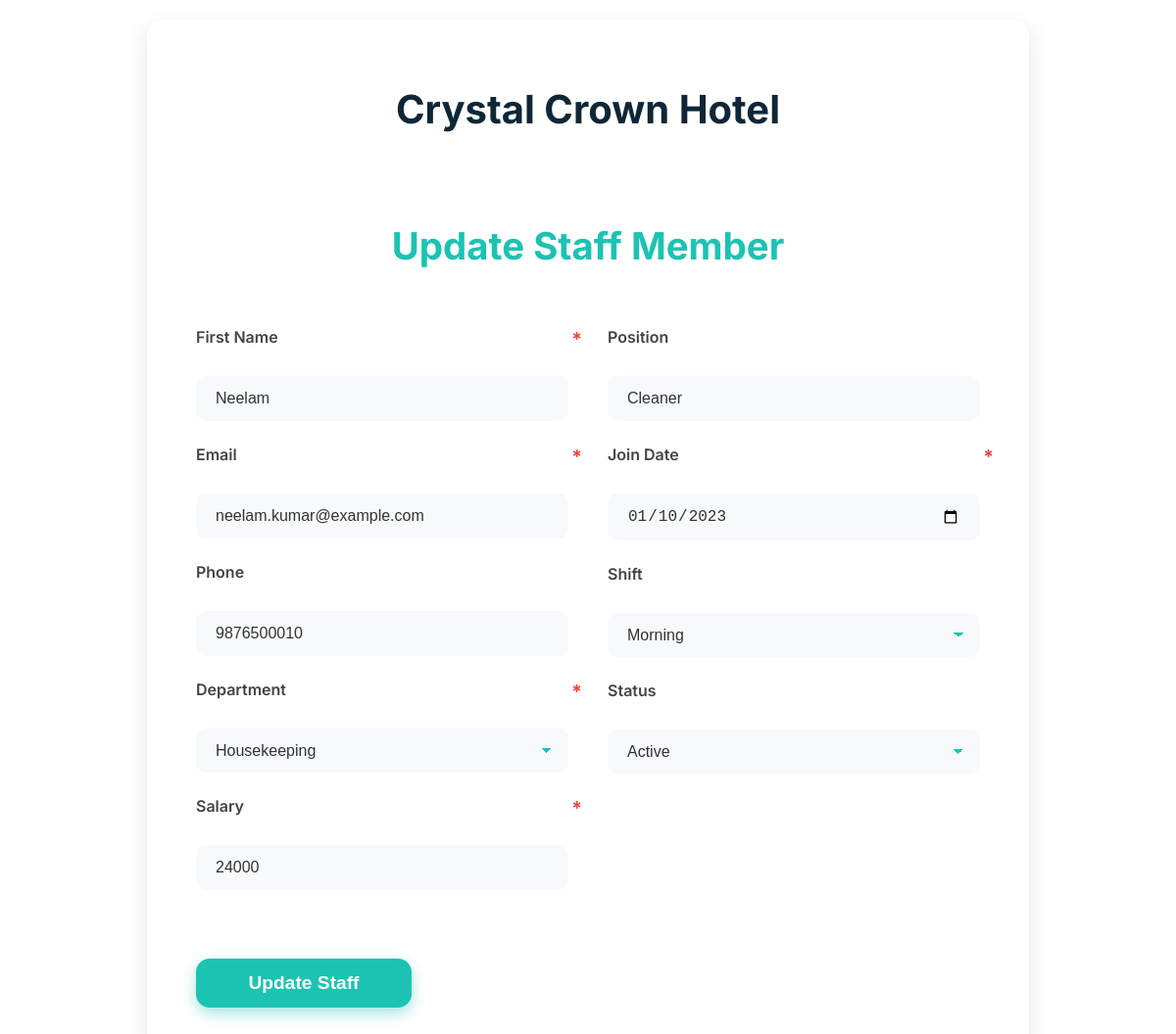
Page /project/admin/update_staff.php?id=1 on the committed database.
### tables this page shows
CREATE TABLE `staff` (
  `staff_id` int(11) NOT NULL,
  `first_name` varchar(50) NOT NULL,
  `email` varchar(100) NOT NULL,
  `phone` varchar(20) NOT NULL,
  `department` varchar(50) NOT NULL,
  `salary` decimal(10,0) NOT NULL,
  `position` varchar(50) NOT NULL,
  `join_date` date NOT NULL,
  `shift` varchar(20) NOT NULL,
  `status` varchar(20) NOT NULL
);

### project/admin/update_staff.php (the view, shortened to what this page needs)
<?php
$con = mysqli_connect("localhost", "root", "", "crystal_crown_hotel");
if ($_SERVER["REQUEST_METHOD"] === "POST") {
    if (!isset($_POST['staff_id']) || empty($_POST['staff_id'])) {
        die("Error: staff_id is required.");
    }
    $staff_id = intval($_POST['staff_id']);
    $first_name = mysqli_real_escape_string($con, $_POST['first_name']);
    $email = mysqli_real_escape_string($con, $_POST['email']);
    $phone = mysqli_real_escape_string($con, $_POST['phone']);
    $department = mysqli_real_escape_string($con, $_POST['department']);
    $salary = floatval($_POST['salary']);
    $position = mysqli_real_escape_string($con, $_POST['position']);
    $join_date = mysqli_real_escape_string($con, $_POST['join_date']);
    $shift = mysqli_real_escape_string($con, $_POST['shift']);
    $status = mysqli_real_escape_string($con, $_POST['status']);
    $sql = "UPDATE staff SET
                first_name='$first_name',
                email='$email',
                phone='$phone',
                department='$department',
                salary=$salary,
                position='$position',
                join_date='$join_date',
                shift='$shift',
                status='$status'
            WHERE staff_id=$staff_id";
    if (mysqli_query($con, $sql)) {
        echo "<script>alert('Staff updated successfully.'); window.location.href='hotel_staf_view.php';</script>";
        exit;
    } else {
        echo "Error updating record: " . mysqli_error($con);
    }
} else {
    $staff_id = intval($_GET['id']);
    $sql = "SELECT * FROM staff WHERE staff_id = $staff_id";
    $result = mysqli_query($con, $sql);
    $staff = mysqli_fetch_assoc($result);
}
?>
<!DOCTYPE html>
<html lang="en">
<head>
</head>
<body>
  <div class="form-container">
  <h1>Crystal Crown Hotel<br></h1>
    <h2>Update Staff Member</h2>
    <form method="POST" action="update_staff.php">
      <div class="form-half">
        <label for="first_name" class="required">First Name</label>
        <input type="text" id="first_name" name="first_name" required value="<?php echo htmlspecialchars($staff['first_name']); ?>">
        <label for="email" class="required">Email</label>
        <input type="email" id="email" name="email" required value="<?php echo htmlspecialchars($staff['email']); ?>">
        <label for="phone">Phone</label>
        <input type="text" id="phone" name="phone" value="<?php echo htmlspecialchars($staff['phone']); ?>">
        <label for="department" class="required">Department</label>
        <select id="department" name="department" required>
          <?php
          $departments = ['Housekeeping', 'Reception', 'Kitchen', 'Maintenance', 'Security', 'Management'];
          foreach ($departments as $dept) {
              $selected = ($staff['department'] == $dept) ? 'selected' : '';
              echo "<option value=\"$dept\" $selected>$dept</option>";
          }
          ?>
        </select>
        <label for="salary" class="required">Salary</label>
        <input type="number" id="salary" name="salary" step="0.01" required value="<?php echo $staff['salary']; ?>">
      </div>
      <div class="form-half">
        <label for="position">Position</label>
        <input type="text" id="position" name="position" value="<?php echo htmlspecialchars($staff['position']); ?>">
        <label for="join_date" class="required">Join Date</label>
        <input type="date" id="join_date" name="join_date" required value="<?php echo $staff['join_date']; ?>">
        <label for="shift">Shift</label>
        <select id="shift" name="shift">
          <?php
          $shifts = ['Morning', 'Afternoon', 'Night'];
          foreach ($shifts as $s) {
              $selected = ($staff['shift'] == $s) ? 'selected' : '';
              echo "<option value=\"$s\" $selected>$s</option>";
          }
          ?>
        </select>
        <label for="status">Status</label>
        <select id="status" name="status">
          <?php
          $statuses = ['Active', 'Inactive', 'On Leave'];
          foreach ($statuses as $st) {
              $selected = ($staff['status'] == $st) ? 'selected' : '';
              echo "<option value=\"$st\" $selected>$st</option>";
          }
          ?>
        </select>
      </div>
      <button type="submit">Update Staff</button>
    </form>
  </div>
</body>
</html>

### project/admin/update_staff.php (style rules this page uses)
* { box-sizing: border-box; }
body { margin: 0; font-family: 'Inter', sans-serif; background: white; color: #333; display: flex; justify-content: center; align-items: center; min-height: 100vh; padding: 20px; }
.form-container { background: #ffffff; border-radius: 16px; box-shadow: 0 8px 24px rgba(0, 0, 0, 0.1); max-width: 900px; width: 100%; padding: 40px 50px; display: flex; flex-wrap: wrap; gap: 40px; animation: fadeInUp 1s ease-out; }
h2 { width: 100%; font-weight: 700; font-size: 2.4rem; margin-bottom: 20px; text-align: center; color: #1cc3b2; }
form { display: flex; gap: 40px; width: 100%; flex-wrap: wrap; }
.form-half { flex: 1 1 45%; display: flex; flex-direction: column; gap: 24px; }
h1 { width: 100%; font-weight: 700; font-size: 40px; margin-bottom: 20px; text-align: center; color: #0e2737; }
label { font-weight: 600; color: #444; font-size: 1rem; margin-bottom: 6px; position: relative; }
label.required::after { content: '*'; color: #f44336; margin-left: 4px; font-weight: 700; font-size: 1.2rem; position: absolute; right: -14px; top: 0; }
input, select { background: #f7f9fa; border: 2px solid transparent; border-radius: 10px; padding: 12px 18px; color: #333; font-size: 1rem; transition: all 0.3s ease; }
select { cursor: pointer; appearance: none; background-image: linear-gradient(45deg, transparent 50%, #1cc3b2 50%), linear-gradient(135deg, #1cc3b2 50%, transparent 50%); background-position: calc(100% - 20px) calc(1em + 2px), calc(100% - 15px) calc(1em + 2px); background-size: 5px 5px; background-repeat: no-repeat; padding-right: 40px; }
button { margin-top: 30px; padding: 14px 40px; background: #1cc3b2; border: none; border-radius: 14px; color: white; font-size: 1.2rem; font-weight: 700; cursor: pointer; box-shadow: 0 6px 15px rgba(28, 195, 178, 0.4); align-self: center; width: 220px; transition: transform 0.3s ease, box-shadow 0.3s ease; }

### rows in the picture
staff: first_name "Neelam", email "neelam.kumar@example.com", phone "9876500010", salary "24000", position "Cleaner", join_date "01/10/2023"

### other values in the picture
form field department "Housekeeping"
form field shift "Morning"
form field status "Active"
